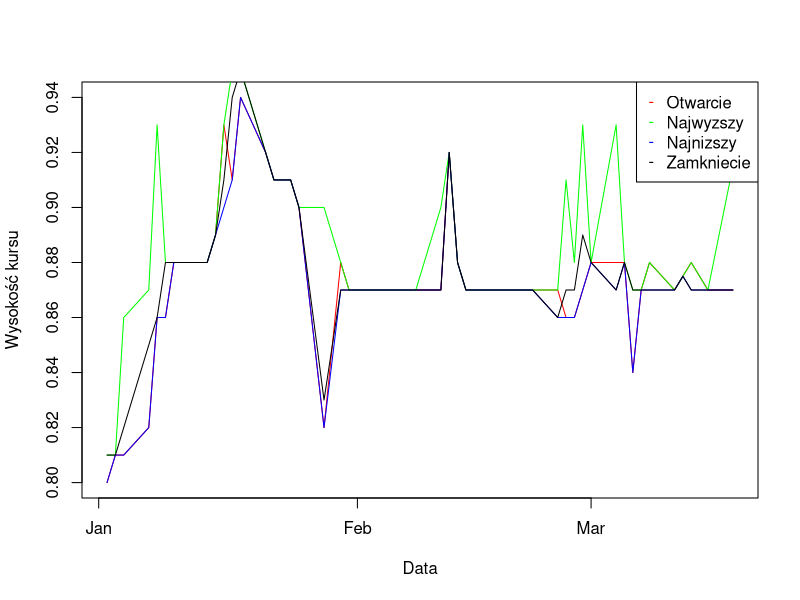
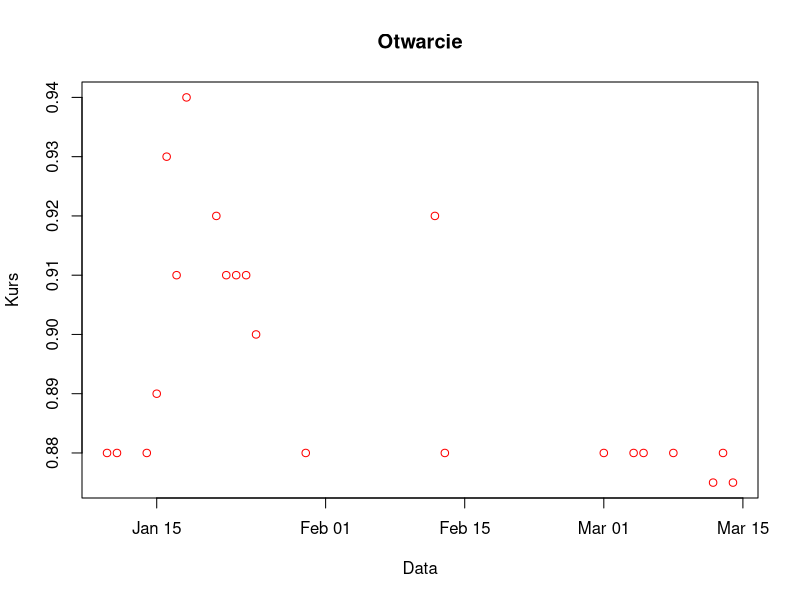
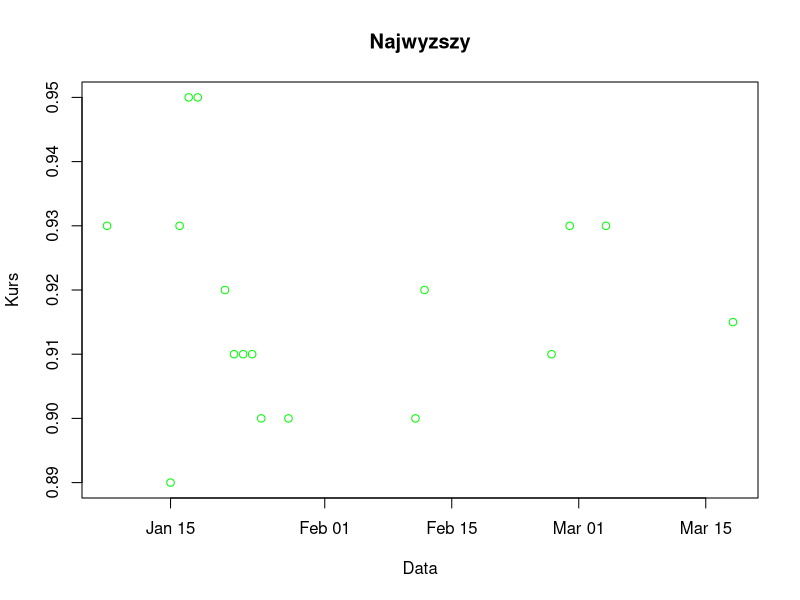
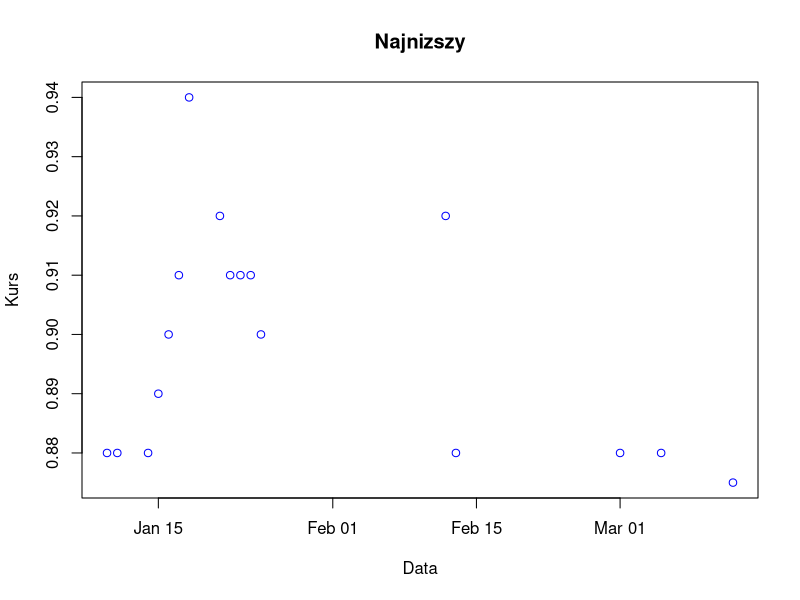
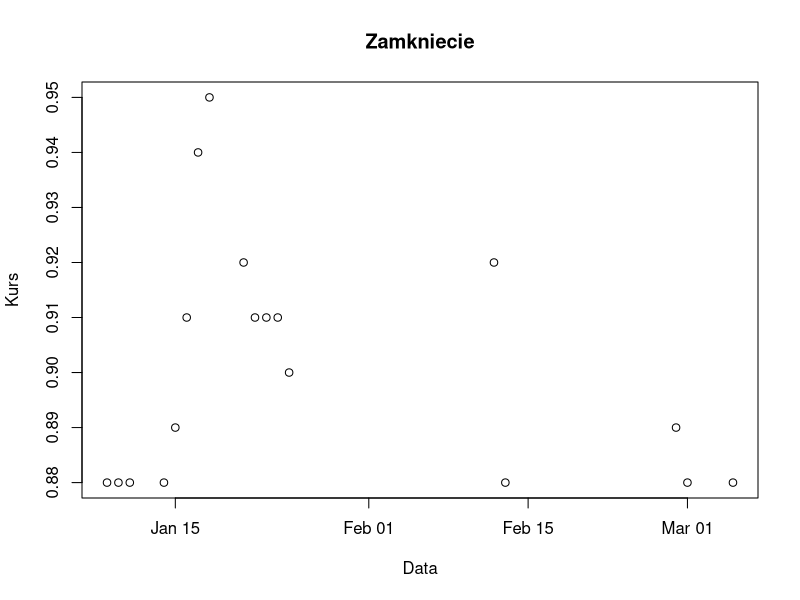
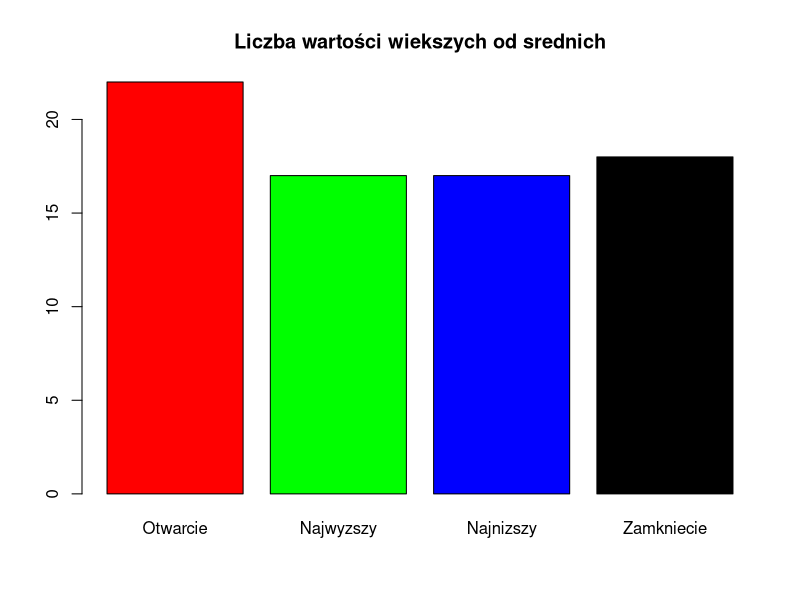
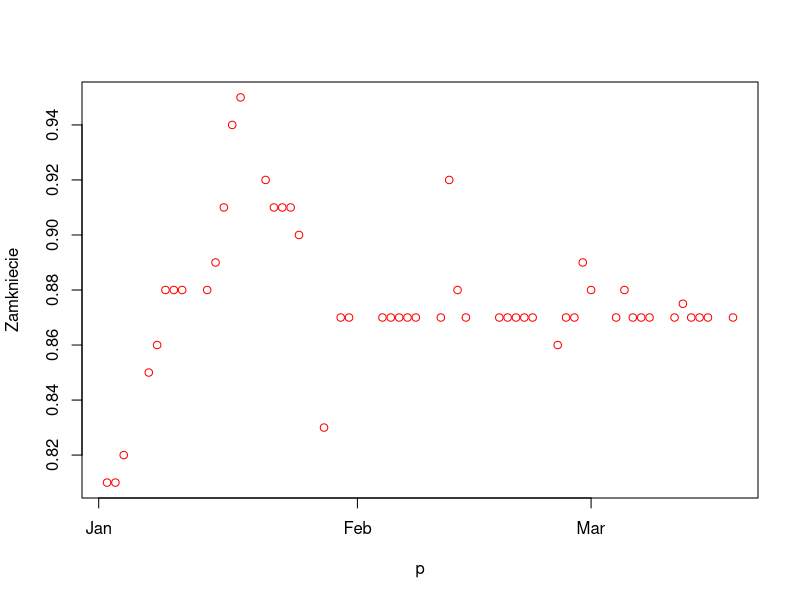
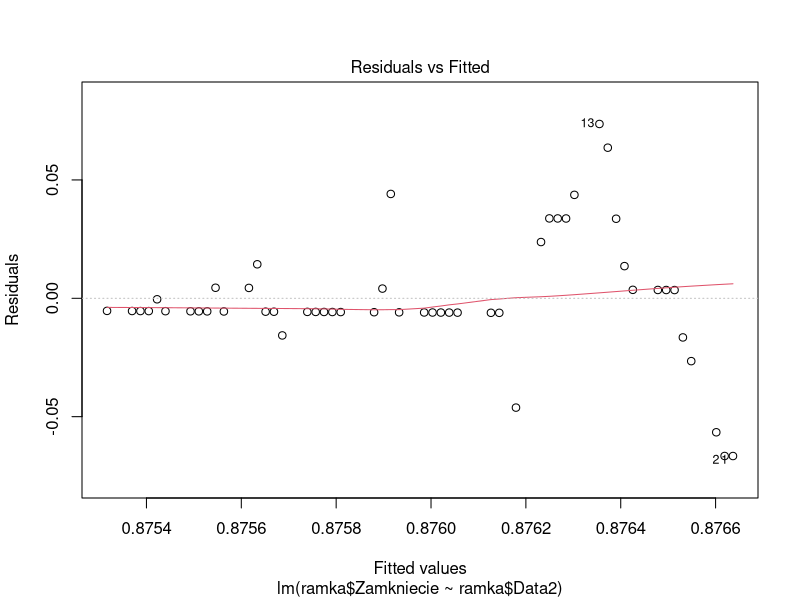

Write R code to recreate these figures, in order.
## ---- chunk 1
knitr::opts_chunk$set(echo = TRUE)
## ---- chunk 2
setwd('~/Desktop/ts-r/cw3')
df <- read.csv("08n_d.csv")
head(df)
## ---- chunk 3
Data<-df$Data
Otwarcie<-df$Otwarcie
Najwyzszy<-df$Najwyzszy
Najnizszy<-df$Najnizszy
Zamkniecie<-df$Zamkniecie
Wolumen<-df$Wolumen
## ---- chunk 4
Data2 <- as.Date(Data, "%Y-%m-%d")
df<-cbind(df,Data2)
## ---- chunk 5
summary(df)
## ---- chunk 6
plot(Data2,Otwarcie,type = "l", col='red' ,xlab = "Data",ylab = "Wysokość kursu")
lines(Data2,Najwyzszy,type = "l", col='green', main = "Najwyzszy")
lines(Data2,Najnizszy,type = "l", col = 'blue', main = "Najnizszy")
lines(Data2,Zamkniecie,type = "l",main = "Zamkniecie")
legend("topright",c("Otwarcie","Najwyzszy","Najnizszy","Zamkniecie"),col = c("red","green","blue","black"),pch = "-")
## ---- chunk 7
sredniaotw=mean(Otwarcie)
srednianajw=mean(Najwyzszy)
srednianajn=mean(Najnizszy)
sredniazamk=mean(Zamkniecie)
## ---- chunk 8
otwarcia<-df[Otwarcie>sredniaotw,c(7,2)]
najwyzsze<-df[Najwyzszy>srednianajw,c(7,3)]
najnizsze<-df[Najnizszy>srednianajn,c(7,4)]
zamkniecia<-df[Zamkniecie>sredniazamk,c(7,5)]
## ---- chunk 9
plot(otwarcia,col="red",main ="Otwarcie",xlab="Data",ylab="Kurs")
plot(najwyzsze,col="green",main="Najwyzszy",xlab="Data",ylab="Kurs")
plot(najnizsze,col="blue",main="Najnizszy",xlab="Data",ylab="Kurs")
plot(zamkniecia,main="Zamkniecie",xlab="Data",ylab="Kurs")
## ---- chunk 10
length(otwarcia$Otwarcie)
length(najwyzsze$Najwyzszy)
length(najnizsze$Najnizszy)
length(zamkniecia$Zamkniecie)
## ---- chunk 11
w<-c(length(otwarcia$Otwarcie),length(najwyzsze$Najwyzszy), length(najnizsze$Najnizszy), length(zamkniecia$Zamkniecie))
colors=c("red","green","blue","black")
barplot(w,names = c("Otwarcie","Najwyzszy","Najnizszy","Zamkniecie"),main="Liczba wartości wiekszych od srednich",col = colors)
## ---- chunk 12
ramka<-data.frame(Data2,Zamkniecie)
head(ramka)
plot(ramka,'p',col="red");
reg <- lm(ramka$Zamkniecie~ramka$Data2);
plot(reg);
abline(reg)
summary(reg)
## ---- chunk 13
ramka1<-data.frame(Data2[1:40],Zamkniecie[1:40])
head(ramka1)
plot(ramka1,'p',col="red");
reg1 <- lm(ramka1$Zamkniecie~ramka1$Data2);
plot(reg1);
abline(reg1)
summary(reg1)
## ---- chunk 14
ramka2<-data.frame(Data2[41:51],Zamkniecie[41:51])
head(ramka2)
plot(ramka2,'p',col="red");
reg2 <- lm(ramka2$Zamkniecie~ramka2$Data2);
plot(reg2);
abline(reg2)
summary(reg2)
## ---- chunk 15
prog2<- predict(reg2)
prog1<- predict(reg1)
plot(ramka1$Data2,prog1)
plot(prog2)
plot(ramka2,col="blue", ylab="Kurs zamkniecia", xlab="Data")
lines(ramka2$Data2, prog2, type = "l", col="red")
## ---- chunk 16
mean((prog2-ramka2$Zamkniecie)^2)
## ---- chunk 17
sum((prog2-ramka2$Zamkniecie)^2)/sum(ramka2$Zamkniecie^2)
